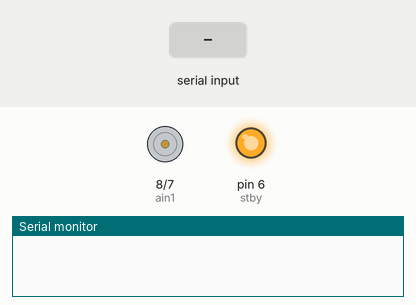
Simulated run of this sketch. Board: Arduino Uno, built with avr-gcc and run on an emulated ATmega328P. Parts: motor-driver pin pairs drawn as motors (green arrow = first pin HIGH = forward, orange = second pin HIGH = backward, longer = more drive, scaled by the enable pin, stopped while the standby pin is LOW), output pins drawn as LEDs (lit = HIGH), the last lines printed to the serial monitor. The test bench sets the inputs (shaded band).

Above: at 1.2 s.
1.3 s: "EMERGENCY_STOP\n" received over Serial
At 2.2 s:
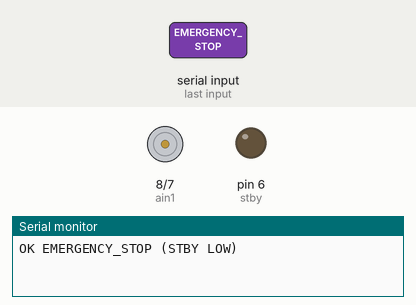
2.8 s: "S:90\n" received over Serial
4.3 s: "STOP\n" received over Serial
Timing chart, 0 to 7.3 s (numbered marks = the images above; inputs shaded):
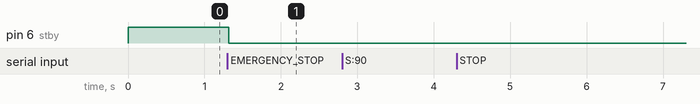

The sketch:

motor_control_arduino.ino
```cpp
const int pwma = 9;   // PWM pin (PWMA)
const int ain1 = 8;   // AIN1
const int ain2 = 7;   // AIN2
const int stby = 6;   // STBY (enable for TB6612)

void setup() {
  Serial.begin(9600);
  pinMode(pwma, OUTPUT);
  pinMode(ain1, OUTPUT);
  pinMode(ain2, OUTPUT);
  pinMode(stby, OUTPUT);

  // Enable driver (exit standby)
  digitalWrite(stby, HIGH);

  // Default direction: forward (AIN1 HIGH, AIN2 LOW)
  digitalWrite(ain1, HIGH);
  digitalWrite(ain2, LOW);
  analogWrite(pwma, 0);
}

void loop() {
  if (Serial.available()) {
    String line = Serial.readStringUntil('\n');
    line.trim();
    if (line.length() == 0) return;

    if (line.startsWith("S:")) {
      int val = line.substring(2).toInt();
      val = constrain(val, 0, 255);
      analogWrite(pwma, val);
      Serial.print("OK S:");
      Serial.println(val);
    } else if (line.equalsIgnoreCase("STOP")) {
      analogWrite(pwma, 0);
      Serial.println("OK STOP");
    } else if (line.equalsIgnoreCase("EMERGENCY_STOP")) {
      // hard stop: disable driver by pulling STBY LOW (puts TB6612 in standby)
      analogWrite(pwma, 0);
      digitalWrite(ain1, LOW);
      digitalWrite(ain2, LOW);
      digitalWrite(stby, LOW);
      Serial.println("OK EMERGENCY_STOP (STBY LOW)");
    }
  }
}
```

Measured:
- after the input at 1.3 s, pin 6 (stby): HIGH → LOW at once
